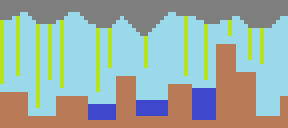
#> input picture samples/platformer.bmp, 72 x 32 px (shown 4 times larger); its folder holds only this picture in this run
$ python -i stitch.py   (imports and definitions only)   (Python 2 division)
#> lines starting #> are read from the running program, lines starting #| are printed output that depends on the picture
import os
import subprocess
import sys
from PIL import Image, ImageTk
from random import randint, shuffle

from Tkinter import Tk, Frame, BOTH, Label, Button
import tkFileDialog

def run():
	num_scenes = 10 # at least 2!
	filenames = []

	img = Image.open('samples/platformer.bmp')
#> img is the input picture: PIL image 72x32 RGB; mean R, G, B 153.9, 174, 165.6
	images = [ img.crop((x,0,x+1,32)) for x in range(72) ]
#> images = 72 items
	images = [ images[randint(0,len(images)-1)] for i in range(320) ]
#> images = 320 items

	widths, heights = zip(*(i.size for i in images))
#> widths = 320 values from 1 to 1; heights = 320 values from 32 to 32

	total_width = sum(widths)
#> total_width = 320
	max_height = max(heights)
#> max_height = 32

	new_im = Image.new('RGB', (total_width, max_height))
#> new_im: PIL image 320x32 RGB; every value is 0

	x_offset = 0
	for im in images:
	  new_im.paste(im, (x_offset,0))
	  x_offset += im.size[0]
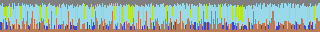
#> new_im: PIL image 320x32 RGB; mean R, G, B 154, 175.1, 164.8
#> after the loop, x_offset = 320

	new_im = new_im.resize((1920,192))
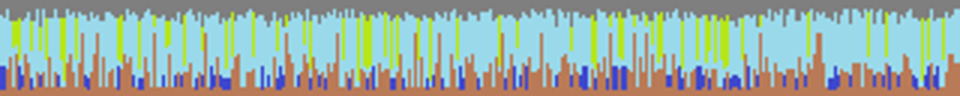
#> new_im: PIL image 1920x192 RGB (shown at 1/2 size); mean R, G, B 154.1, 175.1, 164.8
	new_im.save('random.png')


	for i in range(num_scenes/2):
		x1 = -1
		while x1 not in range(21)+range(29,34)+range(42,48):
			x1 = randint(0,18)*4
		x2 = x1 + 18
		tmp = img.crop((x1,0,x2,32))
		tmp.save('tmp/platformer_'+str(i)+'.bmp')
#> this loop made 5 passes
#> pass 1, in run, `tmp = img.crop((x1,0,x2,32))`:
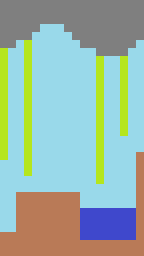
#> tmp: PIL image 18x32 RGB (shown 8 times larger); mean R, G, B 152.5, 180.4, 169.9
#> pass 3, in run, `tmp = img.crop((x1,0,x2,32))`:
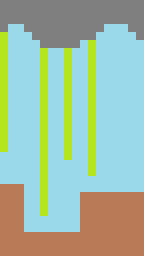
#> tmp: PIL image 18x32 RGB (shown 8 times larger); mean R, G, B 158.8, 187.4, 166.5
#> after the loop:
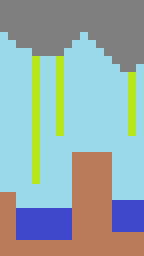
#> tmp: PIL image 18x32 RGB (shown 8 times larger); mean R, G, B 148.5, 170.9, 170.8

	with open('samples.cfg','w+') as config:
		config.write('image_dir:"tmp/"\n\noverlapping: {\n')
		for i,filename in enumerate(os.listdir('tmp/')):
			config.write('	"platformer'+str(i)+'":      { image: "'+filename+'"  n: 3 symmetry:     2     foundation:  true               }\n')
		config.write('}')


#> (the run stopped early here; a loop or call above may not have finished)
